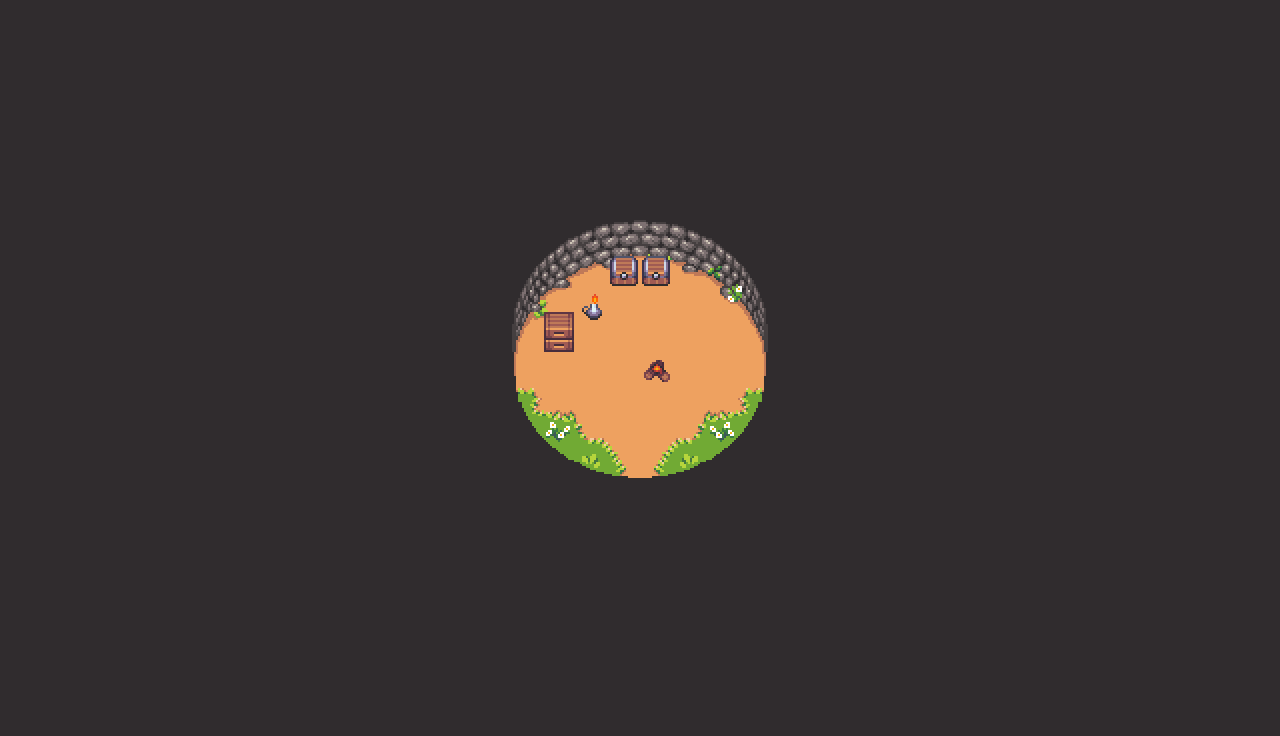

The image is a tile-based game level rendered from a .tmx file. Its description and source (layers, tilesets, objects; grid data summarised) follow:
An orthogonal 40x23 tile map with 32x32 px tiles, 3 tile layers (Suelo, Muebles, Extra), 1 hidden layer not drawn, 3 tilesets.

<map version="1.4" tiledversion="1.4.2" orientation="orthogonal" renderorder="right-down" width="40" height="23" tilewidth="32" tileheight="32" infinite="0" nextlayerid="5" nextobjectid="1">
 <tileset firstgid="1" name="hitboxes" tilewidth="32" tileheight="32" tilecount="20" columns="20">
  <image source="hitboxes.png" width="640" height="32" />
 </tileset>
 <tileset firstgid="21" name="map_tileset" tilewidth="32" tileheight="32" tilecount="768" columns="48">
  <image source="map_tileset.png" width="1536" height="512" />
 </tileset>
 <tileset firstgid="789" name="interior_tileset" tilewidth="32" tileheight="32" tilecount="768" columns="48">
  <image source="interior_tileset.png" width="1536" height="512" />
 </tileset>
 <layer id="1" name="Suelo" width="40" height="23">
  <data>[920 cells, 920 non-empty, 72 distinct tile ids]</data>
 </layer>
 <layer id="2" name="Muebles" width="40" height="23">
  <data>[920 cells, 6 non-empty, 5 distinct tile ids]</data>
 </layer>
 <layer id="3" name="Extra" width="40" height="23">
  <data>[920 cells, 0 non-empty, 0 distinct tile ids]</data>
 </layer>
 <layer id="4" name="Hitboxes" width="40" height="23" visible="0" opacity="0.5">
  <properties>
   <property name="draw" type="bool" value="false" />
  </properties>
  <data>[920 cells, 920 non-empty, 3 distinct tile ids]</data>
 </layer>
</map>
